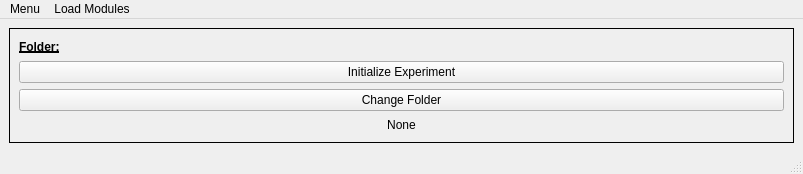
<?xml version="1.0" encoding="UTF-8"?>
<ui version="4.0">
 <class>MainWindow</class>
 <widget class="QMainWindow" name="MainWindow">
  <property name="geometry">
   <rect>
    <x>0</x>
    <y>0</y>
    <width>803</width>
    <height>174</height>
   </rect>
  </property>
  <property name="windowTitle">
   <string>MainWindow</string>
  </property>
  <widget class="QWidget" name="centralwidget">
   <layout class="QGridLayout" name="gridLayout">
    <item row="0" column="0">
     <widget class="QFrame" name="folder">
      <property name="frameShape">
       <enum>QFrame::Box</enum>
      </property>
      <layout class="QVBoxLayout" name="verticalLayout_2">
       <item>
        <widget class="QLabel" name="folder_label">
         <property name="font">
          <font>
           <weight>75</weight>
           <bold>true</bold>
           <underline>true</underline>
          </font>
         </property>
         <property name="text">
          <string>Folder:</string>
         </property>
        </widget>
       </item>
       <item>
        <widget class="QPushButton" name="initialize_experiment_button">
         <property name="text">
          <string>Initialize Experiment</string>
         </property>
        </widget>
       </item>
       <item>
        <widget class="QPushButton" name="change_folder_button">
         <property name="text">
          <string>Change Folder</string>
         </property>
        </widget>
       </item>
       <item>
        <widget class="QLabel" name="current_folder_label_2">
         <property name="text">
          <string>None</string>
         </property>
         <property name="scaledContents">
          <bool>true</bool>
         </property>
         <property name="alignment">
          <set>Qt::AlignCenter</set>
         </property>
         <property name="wordWrap">
          <bool>true</bool>
         </property>
        </widget>
       </item>
      </layout>
     </widget>
    </item>
   </layout>
  </widget>
  <widget class="QMenuBar" name="menubar">
   <property name="geometry">
    <rect>
     <x>0</x>
     <y>0</y>
     <width>803</width>
     <height>20</height>
    </rect>
   </property>
   <widget class="QMenu" name="menuMenu">
    <property name="title">
     <string>Menu</string>
    </property>
    <addaction name="actionQuit"/>
   </widget>
   <widget class="QMenu" name="menuLoad_Modules">
    <property name="title">
     <string>Load Modules</string>
    </property>
    <addaction name="separator"/>
    <addaction name="actionCamera"/>
    <addaction name="actionLaser"/>
    <addaction name="actionDLP"/>
    <addaction name="actionController"/>
    <addaction name="actionAutomation"/>
    <addaction name="actionElectrophysiology"/>
   </widget>
   <addaction name="menuMenu"/>
   <addaction name="menuLoad_Modules"/>
  </widget>
  <widget class="QStatusBar" name="statusbar"/>
  <action name="actionCamera">
   <property name="text">
    <string>Camera</string>
   </property>
  </action>
  <action name="actionDLP">
   <property name="text">
    <string>DLP</string>
   </property>
  </action>
  <action name="actionLaser">
   <property name="text">
    <string>Laser</string>
   </property>
  </action>
  <action name="actionQuit">
   <property name="text">
    <string>Quit</string>
   </property>
  </action>
  <action name="actionController">
   <property name="text">
    <string>Controller</string>
   </property>
  </action>
  <action name="actionAutomation">
   <property name="text">
    <string>Automation</string>
   </property>
  </action>
  <action name="actionElectrophysiology">
   <property name="text">
    <string>Electrophysiology</string>
   </property>
  </action>
 </widget>
 <resources/>
 <connections/>
</ui>
